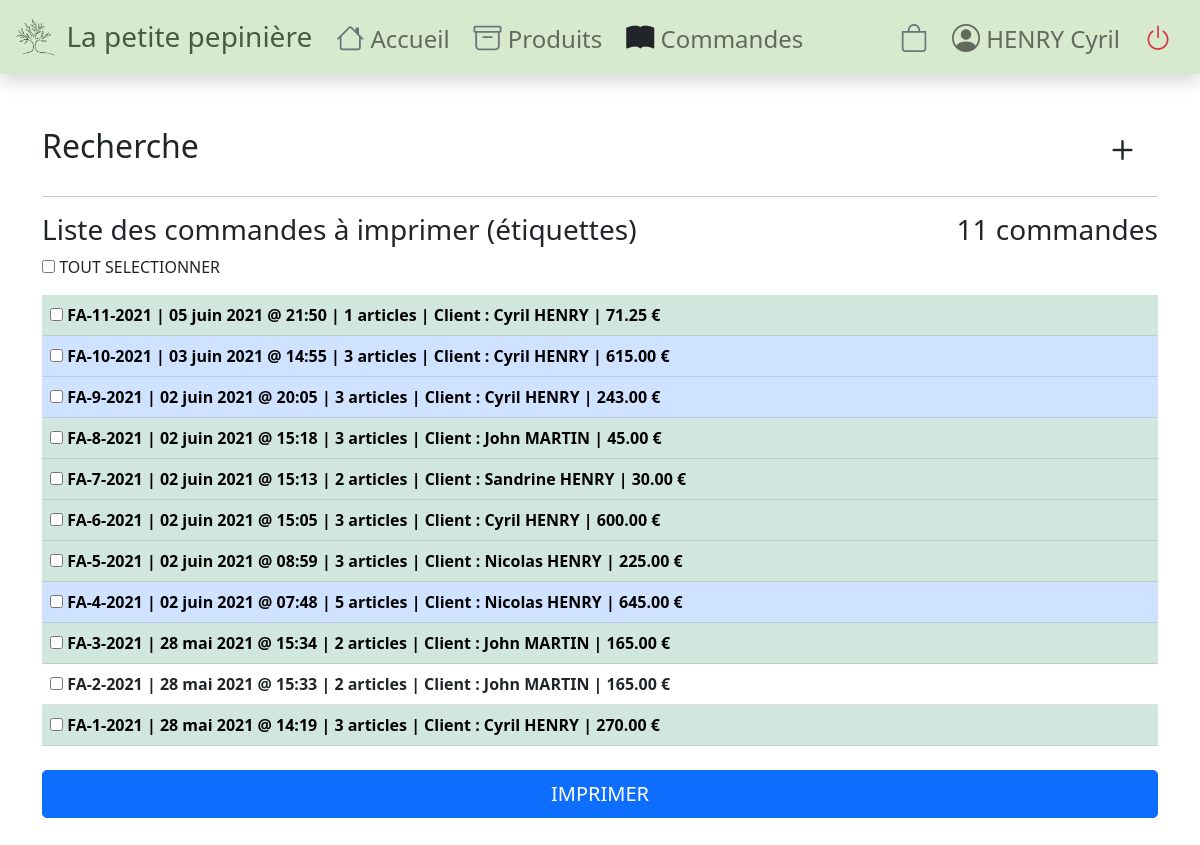
Before: /order/etiquettes/ (signed in) with the older database file.
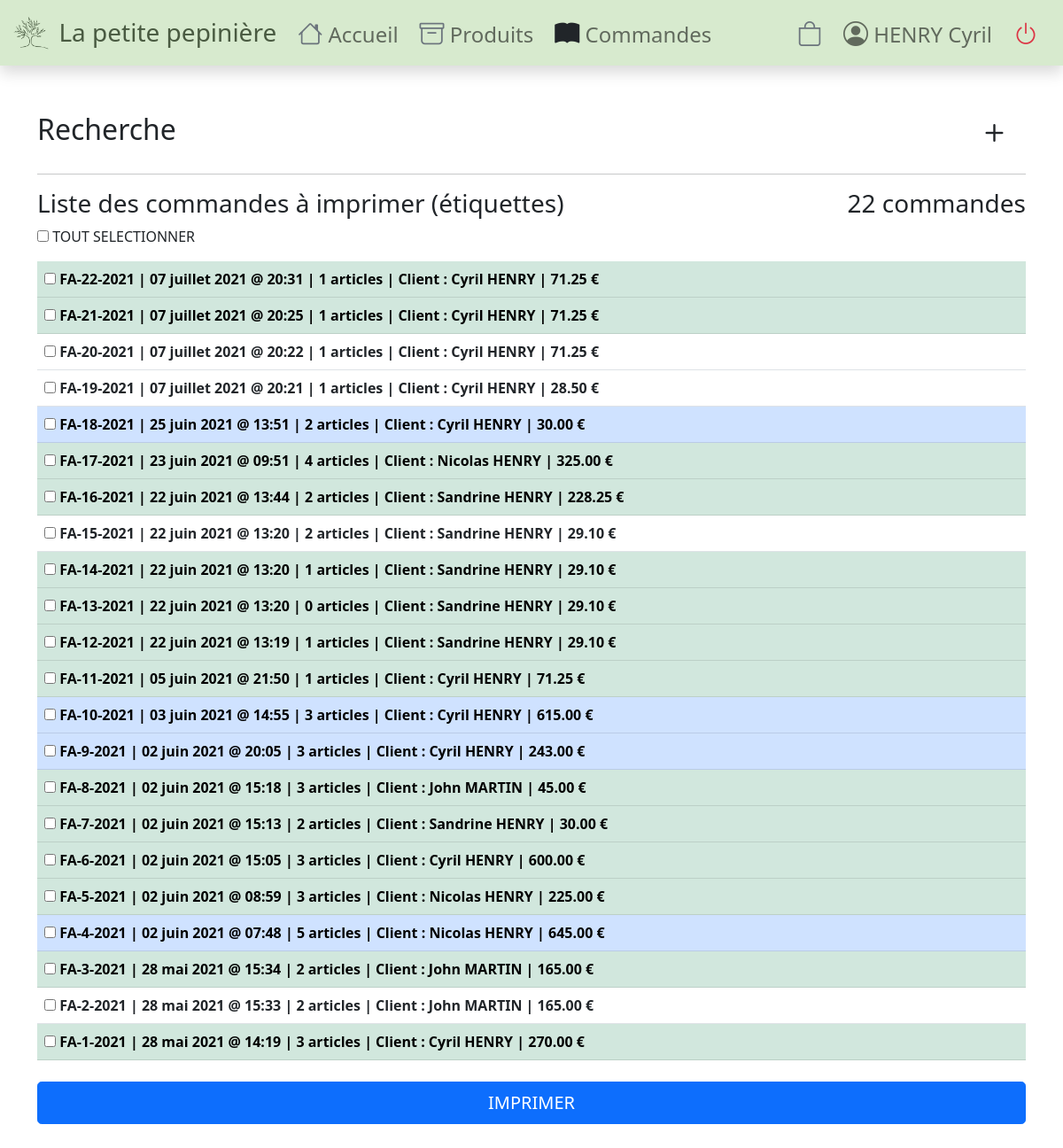
After: the same page with the newer database file.
### order/models.py (models this page shows, shortened)
class Client(models.Model):
    objects = models.Manager()
    nom = models.CharField(max_length=250, db_index=True, null=False, blank=False)
    prenom = models.CharField(max_length=250, db_index=True, null=False, blank=False)
    adresse = models.TextField(blank=True)
    cp = models.CharField(max_length=5, blank=True)
    ville = models.CharField(max_length=250, blank=True)
    tel = models.CharField(max_length=20, blank=True)
    mail = models.CharField(max_length=250, blank=False)
    commentaire = models.TextField(blank=True)
    remise = models.DecimalField(max_digits=5, decimal_places=2, default=0, blank=True)
    user = models.ForeignKey(User, related_name='client', on_delete=models.SET_NULL, blank=True, null=True)

class Commande(models.Model):
    objects = models.Manager()
    date = models.DateTimeField(auto_now_add=True)
    client = models.ForeignKey(Client, related_name='commande', on_delete=models.CASCADE)
    remise = models.DecimalField(max_digits=5, decimal_places=2, default=0)
    statut = models.ForeignKey(Statut, related_name='commande', on_delete=models.CASCADE)
    total = models.DecimalField(max_digits=10, decimal_places=2, default=0)
    date_update = models.DateTimeField(auto_now=True)
    tva = models.DecimalField(max_digits=10, decimal_places=2, default=10.00, blank=True)
    frais = models.ForeignKey(Frais, related_name='commande', on_delete=models.SET_NULL, blank=True, null=True)
    fdp = models.DecimalField(max_digits=8, decimal_places=2, default=0)
    def montant_total(self):
        montant_remise = float(self.total) * float(self.remise) / 100
        montant_frais = 0
        if not self.frais is None:
            montant_frais = self.frais.prix
        somme = float(self.total) - float(montant_remise) + float(montant_frais)
        return somme
    def qte_item(self):
        items = Cartdb.objects.filter(commande=self)
        nb_item = len(items)
        return nb_item

class Frais(models.Model):
    objects = models.Manager()
    nom = models.CharField(max_length=250, db_index=True, null=False, blank=False)
    prix = models.DecimalField(max_digits=10, decimal_places=2, null=False)
    tva = models.DecimalField(max_digits=10, decimal_places=2, default=20.00)

### order/views.py (the view, shortened to what this page needs)
# urls.py: path('etiquettes/', views.order_etiquettes, name='order_etiquettes'),
@login_required
def order_etiquettes(request):
    date_before = request.POST.get('date_before')
    date_after = request.POST.get('date_after')
    client_request = request.POST.get('client_request')
    statut_request = request.POST.get('statut')
    variete_request = request.POST.get('variete')
    varietes_list = []
    all_orders = Commande.objects.all()
    for all_order in all_orders:
        items = Cartdb.objects.filter(commande=all_order)
        for item in items:
            if item.produit.variete not in varietes_list:
                varietes_list.append(item.produit.variete)
    varietes_list = sorted(varietes_list, key=lambda x: x.nom)
    if statut_request and statut_request != "All":
        statut_cmd = get_object_or_404(Statut, id=statut_request)
        orders_obj = Commande.objects.filter(statut=statut_cmd).order_by('-date')
        statut_request = int(statut_request)
    else:
        orders_obj = Commande.objects.filter(statut__isnull=False).order_by('-date')
    clients = Client.objects.all()
    statuts = Statut.objects.all()
    client_cmd = None
    statut_cmd = None
    commandes_list = []
    if date_after:
        orders_obj = orders_obj.filter(date__gte=datetime.strptime(date_after, '%Y-%m-%d'))
    if date_before:
        orders_obj = orders_obj.filter(date__lte=datetime.strptime(date_before, '%Y-%m-%d'))
    if client_request:
        client_cmd = get_object_or_404(Client, id=client_request)
        orders_obj = orders_obj.filter(client=client_cmd)
    orders_list = []
    for x in orders_obj:
        orders_list.append(x)
    if len(commandes_list) > 0:
        nouveau = set(orders_list).intersection(commandes_list)
        orders_list_objects = list(nouveau)
    else:
        orders_list_objects = orders_list
    context = {'client_cmd': client_cmd,
               'clients': clients,
               'orders_list': orders_list_objects,
               'date_after': date_after,
               'date_before': date_before,
               'statut_cmd': statut_cmd,
               'statut_request': statut_request,
               'statuts': statuts,
               'variete_request': variete_request,
               'varietes_list': varietes_list,
               'paginate': True
               }
    return render(request, 'order/etiquettes.html', context)

### pepiniere/templates/order/etiquettes.html (shortened to what this page needs)
{% extends 'onlineshop/base.html' %}
{% load static %}
{% block content %}
{% include 'order/search.html' %}
<div class="nav justify-content-between align-center">
    <div class="h3">Liste des commandes à imprimer (étiquettes)</div>
    <div class="h3" id="qty-find-order">{{ orders_list|length }} commandes</div>
</div>
<input type="checkbox" onClick="toggle(this)" /> TOUT SELECTIONNER <br/>
<form class="d-grid gap-2 my-3" method="POST" action="{% url 'order:print_etiquettes' %}" target="_blank">
    <table class="table">
        <tbody>
    {% for order in orders_list %}
        {% if order.statut.nom == "Annulée" %}
            <tr class=""><th scope="row">
        {% elif order.statut.nom == "Terminée" %}
            <tr class="table-success"><th scope="row table-success text-light">
        {% elif order.statut.nom == "Validée" %}
            <tr class="table-primary"><th scope="row table-primary text-light">
        {% else %}
            <tr class="table-success"><th scope="row table-warning">
        {% endif %}
            <input type="checkbox" name="checkorder" id="{{ order.id }}" value="{{ order.id }}">
            FA-{{ order.id }}-{{ order.date|date:'Y' }} | {{ order.date|date:'d F Y @ H:i' }} | {{ order.qte_item }} articles | Client : {{ order.client.prenom }} {{ order.client.nom }} | {{ order.montant_total|floatformat:"2" }} €</th>
        </tr>
    {% endfor %}
        </tbody>
    </table>
    {% if orders_list|length_is:"0" %}
    <div class="text-center">Aucune commande !</div>
    {% else %}
        <button type="submit" class="btn btn-lg btn-primary">IMPRIMER</button>
    {% endif %}
</form>
{% endblock %}

### pepiniere/templates/onlineshop/base.html (shortened to what this page needs)
<!DOCTYPE html>
{% load static %}
<html lang="fr">
<head>
    <link rel="stylesheet" href="{% static 'css/bootstrap-icons.css' %}" />
    <link rel="stylesheet" href="{% static 'css/bootstrap.min.css' %}">
    <link rel="stylesheet" href="{% static 'css/style.css' %}" />
</head>
<body>
    <div aria-live="polite" aria-atomic="true" class="bg-dark position-relative bd-example-toasts" id="toastAjax">
        <div class="toast-container position-absolute p-3 top-0 end-0" id="toastPlacementAjax">
        </div>
    </div>
    <nav class= "navbar navbar-expand-lg navbar-light justify-content-between fixed-top shadow bgheader" aria-label="Menu">
        <div class="container-fluid">
            <a href="/" class="navbar-brand fs-3" style="color:#495a41;"><img class="img-fluid" src="{% static 'img/logov2.png' %}" height="40" /> La petite pepinière</a>
            <div class="navbar-collapse collapse" id="navbar">
                <ul class="navbar-nav flex-row flex-wrap bd-navbar-nav pt-2 py-md-0" id="navBarLeft">
                    {% if request.user.is_authenticated %}
                    <li class="nav-item pe-2"><a class="nav-link fs-4" href="/" aria-describedby="tooltip"><i class="{% if request.path == '/' %} text-dark bi-house-fill {% else %}text-secondary bi-house {% endif %} fs-3"></i> Accueil</a></li>
                    <li id="product-btn" class="nav-item pe-2"><a class="nav-link fs-4" href="{% url 'onlineshop:produit_list' %}"><i class="{% if '/produit/' in request.path  %} text-dark bi-archive-fill {% else %}text-secondary bi-archive{% endif %} fs-3"></i> Produits</a></li>
                    <li id="order-btn" class="nav-item pe-2"><a class="nav-link fs-4" href="{% url 'order:order_list' %}"><i class="{% if '/order/' in request.path  %} text-dark bi-book-fill {% else %}text-secondary bi-book {% endif %} fs-3"></i> Commandes</a></li>
                </ul>
                <ul class="navbar-nav flex-row flex-wrap ms-md-auto"  id="navBarRight">
                    <li class="nav-item pe-2">
                        {% if 'cart' in request.session %}
                        <a href="/cart/" class="nav-link fs-4" id="cartLink">
                            <i class="{% if '/cart/' in request.path  %} text-dark bi-bag-fill {% else %}text-secondary bi-bag {% endif %} fs-3 strong"></i>
                            {% if request.session.cart|length > 0 %}
                            <span class='badge badge-warning' id='lblCartCount'> {{ request.session.cart|length }} </span>
                            {% else %}
                            <span class='badge badge-warning' id='lblCartCount'></span>
                            {% endif %}
                            <span class="textCart">Panier</span>
                        </a>
                        {% else %}
                        <a class="nav-link fs-4" href="/" id="cartLink">
                            <i class="bi-bag text-muted fs-3"></i>
                        </a>
                        {% endif %}
                    </li>
                    {% endif %}
                    {% if request.user.is_authenticated %}
                    <li class="nav-item pe-2">
                        <a class="nav-link fs-4" href="/"><i class="bi bi-person-circle fs-3"></i> <span>{{ user.client.all.0.nom }} {{ user.client.all.0.prenom }}</span></a>
                    </li>
                    {% endif %}
                    <li class="nav-item pe-2">
                    {% if request.user.is_authenticated %}
                        <a id="logout_btn" class="nav-link fs-4" href="/account/logout">
                            <i class="bi-power text-danger fs-3"></i>
                        </a>
                        {% else %}
                        <a id="login_btn" class="nav-link fs-4" href="/account/login">
                            <i class="bi-power text-success fs-3"></i>
                            <span class="textConnect">Connexion</span>
                        </a>
                    {% endif %}
                    </li>
                </ul>
            </div>
        </div>
    </nav>
    <div class="container py-5">
    <div id="content">
        {% block content %}{% endblock %}
    </div>
</div>
</body>
</html>

### pepiniere/templates/order/search.html (shortened to what this page needs)
<div class="col-lg-12 detail-separator">
    <form class="form-horizontal" action="" method="post" accept-charset="utf-8">
        <div class="row align-items-center">
            <h2 class="col-11">Recherche</h2>
            <span role="button" class="rounded-pill col-1 text-center cursor-pointer" id="search-button">
                <i class="fs-1 bi-plus" id="plus-icon"></i>
            </span>
        </div>
        <hr style="" id="hr-form">
    </form>
</div>

### onlineshop/static/css/style.css (style rules this page uses)
body { padding-top:4.5em; }
.bgheader { background:#D7EACE; }
.navbar-brand img { height: 2.5rem!important; }

Changed rows visible on the page:
added Commande: id "22", date "2021", date "07 juillet 2021 @ 20:31", qte_item "1", client.prenom "Cyril", client.nom "HENRY", montant_total "71.25"
added Commande: id "21", date "2021", date "07 juillet 2021 @ 20:25", qte_item "1", client.prenom "Cyril", client.nom "HENRY", montant_total "71.25"
added Commande: id "20", date "2021", date "07 juillet 2021 @ 20:22", qte_item "1", client.prenom "Cyril", client.nom "HENRY", montant_total "71.25"
added Commande: id "19", date "2021", date "07 juillet 2021 @ 20:21", qte_item "1", client.prenom "Cyril", client.nom "HENRY", montant_total "28.50"
added Commande: id "18", date "2021", date "25 juin 2021 @ 13:51", qte_item "2", client.prenom "Cyril", client.nom "HENRY", montant_total "30.00"
added Commande: id "17", date "2021", date "23 juin 2021 @ 09:51", qte_item "4", client.prenom "Nicolas", client.nom "HENRY", montant_total "325.00"
added Commande: id "16", date "2021", date "22 juin 2021 @ 13:44", qte_item "2", client.prenom "Sandrine", client.nom "HENRY", montant_total "228.25"
added Commande: id "15", date "2021", date "22 juin 2021 @ 13:20", qte_item "2", client.prenom "Sandrine", client.nom "HENRY", montant_total "29.10"
added Commande: id "14", date "2021", date "22 juin 2021 @ 13:20", qte_item "1", client.prenom "Sandrine", client.nom "HENRY", montant_total "29.10"
added Commande: id "13", date "2021", date "22 juin 2021 @ 13:20", qte_item "0", client.prenom "Sandrine", client.nom "HENRY", montant_total "29.10"
added Commande: id "12", date "2021", date "22 juin 2021 @ 13:19", qte_item "1", client.prenom "Sandrine", client.nom "HENRY", montant_total "29.10"
Other visible differences:
{{ orders_list|length }}: "11" → "22"
